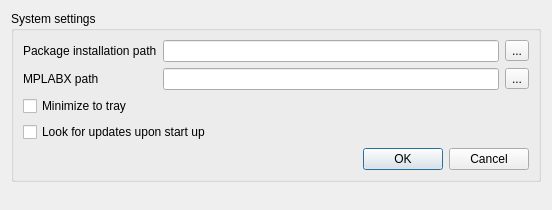
<?xml version="1.0" encoding="UTF-8"?>
<ui version="4.0">
 <class>Dialog</class>
 <widget class="QDialog" name="Dialog">
  <property name="geometry">
   <rect>
    <x>0</x>
    <y>0</y>
    <width>552</width>
    <height>210</height>
   </rect>
  </property>
  <property name="windowTitle">
   <string>Settings</string>
  </property>
  <layout class="QFormLayout" name="formLayout">
   <item row="0" column="0" colspan="2">
    <widget class="QGroupBox" name="gb_system">
     <property name="title">
      <string>System settings</string>
     </property>
     <property name="flat">
      <bool>false</bool>
     </property>
     <property name="checkable">
      <bool>false</bool>
     </property>
     <layout class="QGridLayout" name="gridLayout_3">
      <item row="0" column="0">
       <layout class="QVBoxLayout" name="verticalLayout_2">
        <item>
         <layout class="QVBoxLayout" name="verticalLayout">
          <item>
           <layout class="QHBoxLayout" name="horizontalLayout">
            <item>
             <layout class="QGridLayout" name="gridLayout_2">
              <item row="0" column="0">
               <widget class="QLabel" name="label_3">
                <property name="text">
                 <string>Package installation path</string>
                </property>
               </widget>
              </item>
              <item row="1" column="0">
               <widget class="QLabel" name="label">
                <property name="text">
                 <string>MPLABX path</string>
                </property>
               </widget>
              </item>
             </layout>
            </item>
            <item>
             <layout class="QGridLayout" name="gridLayout">
              <item row="0" column="0">
               <widget class="QLineEdit" name="le_core_path"/>
              </item>
              <item row="0" column="1">
               <widget class="QToolButton" name="tb_core_path">
                <property name="text">
                 <string>...</string>
                </property>
               </widget>
              </item>
              <item row="1" column="0">
               <widget class="QLineEdit" name="mplab_path"/>
              </item>
              <item row="1" column="1">
               <widget class="QToolButton" name="tb_mplab">
                <property name="text">
                 <string>...</string>
                </property>
               </widget>
              </item>
             </layout>
            </item>
           </layout>
          </item>
          <item>
           <widget class="QCheckBox" name="cb_minimize">
            <property name="text">
             <string>Minimize to tray</string>
            </property>
           </widget>
          </item>
          <item>
           <widget class="QCheckBox" name="cb_update">
            <property name="text">
             <string>Look for updates upon start up</string>
            </property>
           </widget>
          </item>
         </layout>
        </item>
        <item>
         <widget class="QDialogButtonBox" name="buttonBox">
          <property name="standardButtons">
           <set>QDialogButtonBox::Cancel|QDialogButtonBox::Ok</set>
          </property>
         </widget>
        </item>
       </layout>
      </item>
     </layout>
    </widget>
   </item>
  </layout>
 </widget>
 <resources/>
 <connections>
  <connection>
   <sender>buttonBox</sender>
   <signal>accepted()</signal>
   <receiver>Dialog</receiver>
   <slot>accept()</slot>
   <hints>
    <hint type="sourcelabel">
     <x>194</x>
     <y>198</y>
    </hint>
    <hint type="destinationlabel">
     <x>379</x>
     <y>149</y>
    </hint>
   </hints>
  </connection>
  <connection>
   <sender>buttonBox</sender>
   <signal>rejected()</signal>
   <receiver>Dialog</receiver>
   <slot>reject()</slot>
   <hints>
    <hint type="sourcelabel">
     <x>194</x>
     <y>198</y>
    </hint>
    <hint type="destinationlabel">
     <x>379</x>
     <y>149</y>
    </hint>
   </hints>
  </connection>
 </connections>
</ui>
